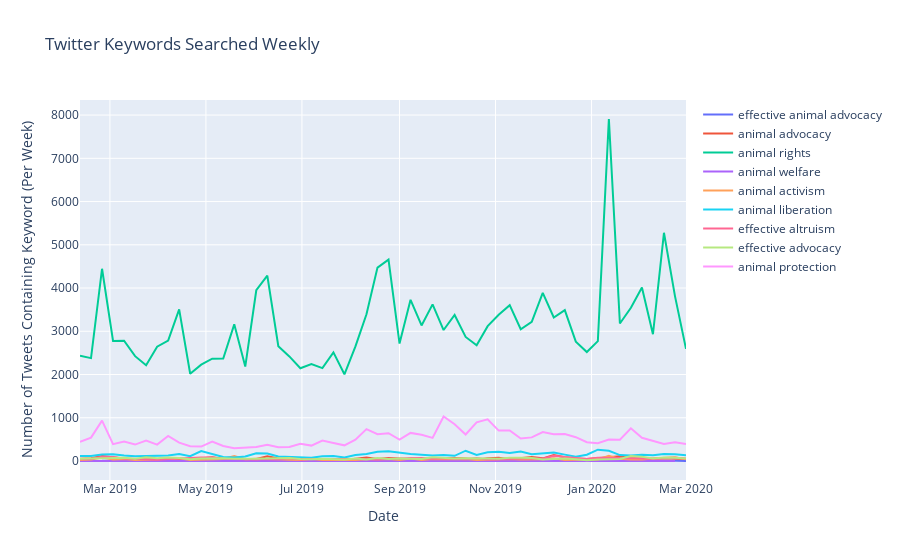

Here is the notebook cell this chart was saved with:
### Code cell
eaa_graph = graph_data(eaa_category_data, eaa_categories)
eaa_graph.show()
